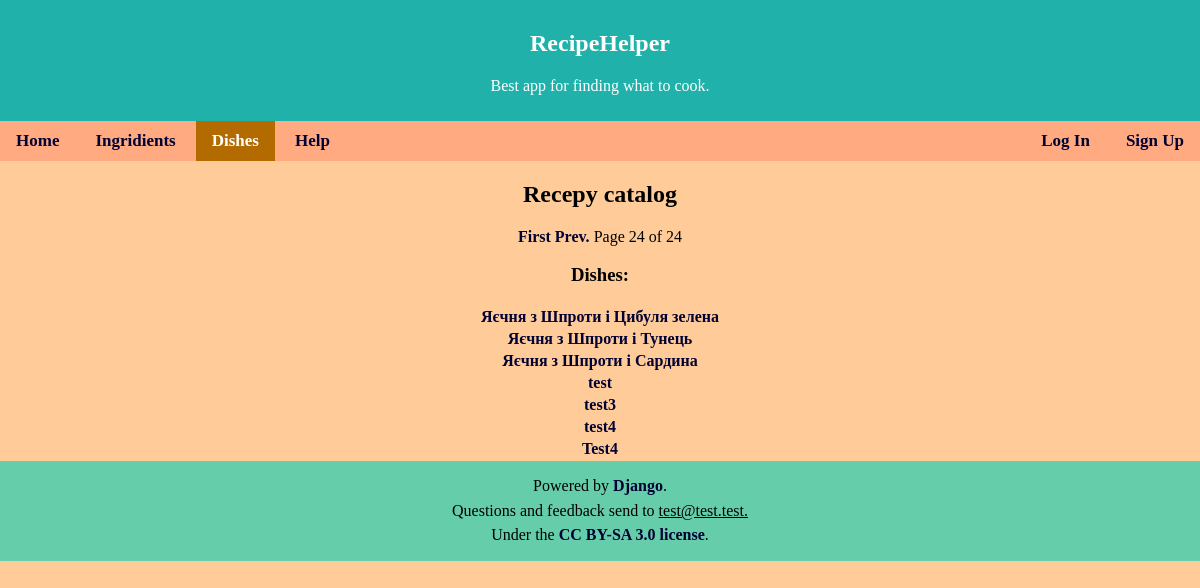
Page /recipe/?page=24 on the earlier database version.
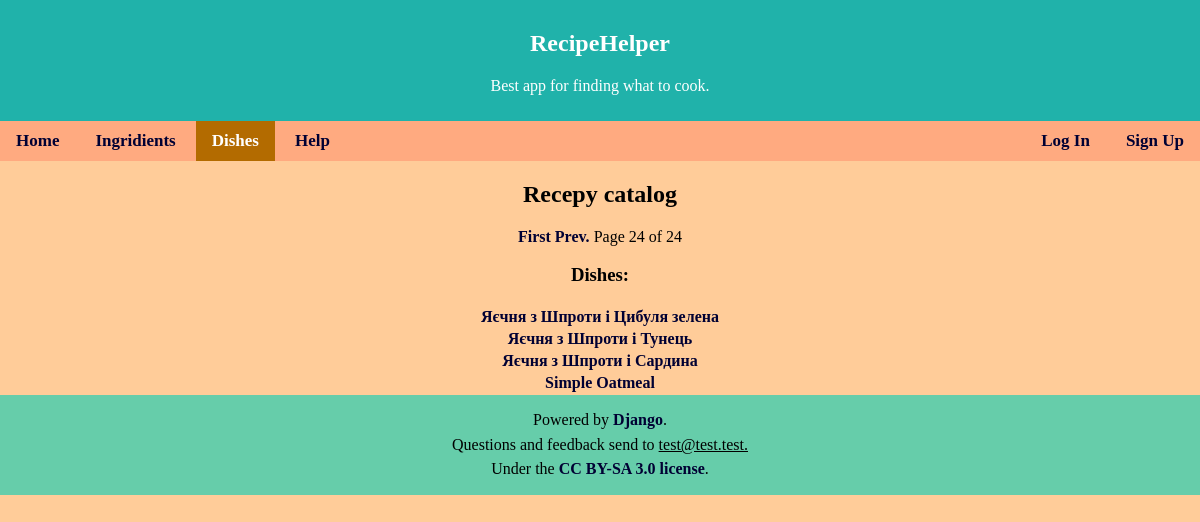
Same page on the later database version.
### Picker/models.py (models this page shows, shortened)
class Dish(models.Model):
    name = models.CharField(max_length = 100)
    description = models.TextField(blank=True, default='')

### Picker/views.py (the view, shortened to what this page needs)
# urls.py: path('recipe/', views.catalog_recipe, name='catalog'), #catalog of recipes
def catalog_recipe(request):
    dish_list = Dish.objects.all().order_by('id')
    paginator = Paginator(dish_list, 20)
    page = request.GET.get('page')
    menu = paginator.get_page(page)
    edit = request.GET.get('edit_mode')
    template = loader.get_template('catalog.html')
    context = {
        'menu': menu,
        'edit': edit,
    }
    return HttpResponse(template.render(context, request))

### templates/catalog.html (shortened to what this page needs)
{% extends 'base.html' %}
{% load static %}
{% block nav %}
    <a href="{% url 'index' %}">Home</a>
    <a href="{% url 'ing_cat' %}">Ingridients</a>
    <a class="active" href="{% url 'catalog' %}">Dishes</a>
    <a href="{% url 'help' %}">Help</a>
{% endblock %}
{% block content %}
<div class="center">
<h2>Recepy catalog</h2>
<div class="pagination">
    <span class="step-links">
        {% if menu.has_previous %}
            <a href="?page=1">First</a>
            <a href="?page={{ menu.previous_page_number }}">Prev.</a>
        {% endif %}
        <span class="current">
            Page {{ menu.number }} of {{ menu.paginator.num_pages }}
        </span>
    </span>
</div>
<h3>Dishes:</h3>
{% if menu %}
<table class="center">
    {% for dish in menu %}
    <tr>
    <th><a href="/recipe/{{ dish.id }} "> {{ dish.name }} </a></th>
    </tr>
    {% endfor %}
</table>
{% endif %}
</div>
{% endblock %}

### templates/base.html (shortened to what this page needs)
<!DOCTYPE html>
{% load static %}
<html>
<head>
    <link rel="stylesheet" href="{% static 'first.css' %}" type="text/css">
</head>
<body>
<header>
    <h2>RecipeHelper</h2>
    <p>Best app for finding what to cook.</p>
</header>
<nav>
    <div class="navi">
    {% block nav %}{% endblock %}
    </div>
    <div class="log">
{% if user.is_authenticated %}
    <a href="{% url 'logout' %}">Log Out</a>
{% else %}
    <a href="{% url 'login' %}">Log In</a>
    <a href="{% url 'signup' %}">Sign Up</a>
{% endif %}
    </div>
</nav>
<div class="main">
{% block content %}
{% endblock %}
</div>
<footer>
    <p>Powered by <a href="https://www.djangoproject.com/">Django</a>.</p>
    <p>Questions and feedback send to <span class="email">test@test.test.</span></p>
    <p>Under the <a href="https://creativecommons.org/licenses/by-sa/3.0/"> CC BY-SA 3.0 license</a>.</p>
</footer>
</body>
</html>

### static/first.css (style rules this page uses)
html, body { background-color: #ffcc99; margin: 0; padding: 0; top: 0; left: 0; }
header, footer { text-align: center; padding: 10px 0px; width: 100%; margin: 0px; }
header { color: white; background-color: lightseagreen; }
footer { color: black; background-color: mediumaquamarine; }
footer p { margin: 0.4em; }
nav { width: 100%; background-color: #ffaa80; padding: 10px 0px; overflow: hidden; }
nav div { padding: 0; margin: 0; top: 0; left: 0; display: inline; }
nav a { color: black; text-align: center; padding: 14px 16px; text-decoration: none; font-size: 17px; }
nav a.active { background-color: #b36b00; color: white; }
nav div.log { float: right; }
a:link, a:visited { text-decoration: none; font-weight: bold; color: #000033; }
.center { text-align: center; }
table.center { margin-left: auto; margin-right: auto; float: center; }
span.email { text-decoration: underline; }

Differences in the rows shown:
removed Dish: name "test"
removed Dish: name "test3"
removed Dish: name "test4"
removed Dish: name "Test4"
added Dish: name "Simple Oatmeal"
